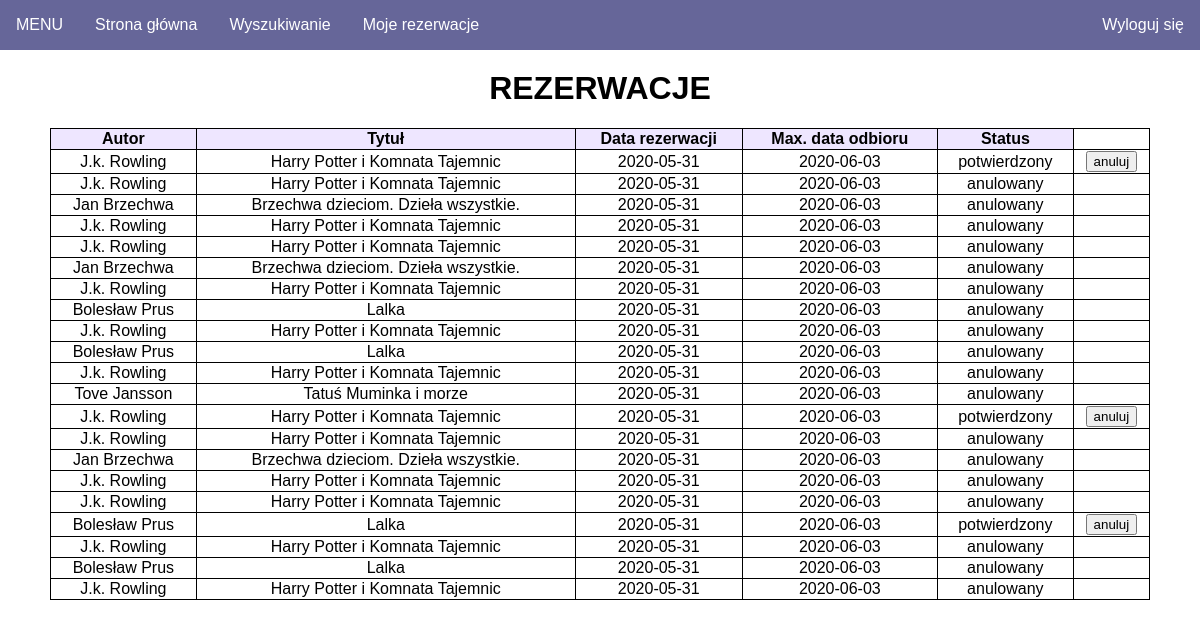
/aktualne_rezerwacje.php (signed in), run on the app's committed database.
### tables this page shows
CREATE TABLE `rezerwacje` (
  `id` int(10) NOT NULL,
  `data_odbioru` date DEFAULT NULL,
  `data_rezerwacji` date NOT NULL,
  `id_osoba` int(11) NOT NULL,
  `id_status` int(11) NOT NULL,
  `id_egzemplarza` int(11) NOT NULL
);

CREATE TABLE `pozycje` (
  `ISBN` bigint(13) NOT NULL,
  `tytul` varchar(75) NOT NULL,
  `opis` varchar(255) DEFAULT NULL,
  `rok_wydania` int(4) NOT NULL,
  `ilosc_stron` int(10) NOT NULL,
  `id_wydawnictwo` int(11) NOT NULL,
  `rodzaj` varchar(50) NOT NULL
);

CREATE TABLE `statusy` (
  `id` int(10) NOT NULL,
  `nazwa` varchar(25) NOT NULL,
  `kategoria` varchar(25) NOT NULL
);

### aktualne_rezerwacje.php (the view, shortened to what this page needs)
<?php
		require_once "connect.php";
		$polaczenie=@new mysqli($host, $db_user, $db_password, $db_name);
		$id=$_SESSION['id'];
		$sql  = @$polaczenie->query("SELECT rezerwacje.id as id_rezerwacji, id_osoba, data_rezerwacji, data_odbioru, nazwa, tytul, CONCAT(imie,' ', nazwisko) as autor FROM rezerwacje JOIN statusy ON rezerwacje.id_status=statusy.id JOIN egzemplarze ON rezerwacje.id_egzemplarza=egzemplarze.id JOIN pozycje ON egzemplarze.pozycja_id=pozycje.ISBN JOIN pozycje_autorzy ON pozycje.ISBN=pozycje_autorzy.ISBN JOIN autorzy ON pozycje_autorzy.autor=autorzy.id WHERE id_osoba='$id' ORDER BY data_rezerwacji DESC");
?>
<!DOCTYPE HTML>
<html lang='pl'>
<head>
	<link rel="stylesheet" href="style2.css"></link>
</head>
</head>
<body>
<ul>
<li><a class="noclick">MENU</a></li>
<li><a href="panel.php">Strona główna</a></li>
<li><a href="wyszukiwanie.php">Wyszukiwanie</a></li>
<li><a href="aktualne_rezerwacje.php">Moje rezerwacje</a></li>
<li><a href="wyloguj.php">Wyloguj się</a></li>
</ul>
<h1>REZERWACJE</h1>
<table style="width:1100px">
  <tr>
    <th>Autor</th>
    <th>Tytuł</th>
    <th>Data rezerwacji</th>
		<th>Max. data odbioru</th>
		<th>Status</th>
  </tr>
	<?php
	if ($sql->num_rows > 0)
	{
		while ($data = $sql->fetch_assoc())
		{
			if($data['nazwa']=='potwierdzony')
			{
				array_push($_SESSION['rezerwacje_potwierdzone'], $data['id_rezerwacji']);
				echo "<tr><td>".$data['autor']."</td><td>".$data['tytul']."</td><td>".$data['data_rezerwacji']."</td><td>".$data['data_odbioru']."</td><td>".$data['nazwa']."</td><td>".'<form method="post" action="anulowanie.php"><input type="submit" name="'.$data['id_rezerwacji'].'" value="anuluj"></form>'."</td></tr>";
				continue;
			}
			if($data['nazwa']=='niepotwierdzony')
			{
				array_push($_SESSION['rezerwacje_niepotwierdzone'], $data['id_rezerwacji']);
				echo "<tr><td>".$data['autor']."</td><td>".$data['tytul']."</td><td>".$data['data_rezerwacji']."</td><td>".$data['data_odbioru']."</td><td>".$data['nazwa']."</td><td>".'<form method="post" action="anulowanie.php"><input type="submit" name="'.$data['id_rezerwacji'].'" value="potwierdź"></form>'."</td></tr>";
				continue;
			}
			else
			{
				echo "<tr><td>".$data['autor']."</td><td>".$data['tytul']."</td><td>".$data['data_rezerwacji']."</td><td>".$data['data_odbioru']."</td><td>".$data['nazwa']."</td><td></td></tr>";
			}
		}
		echo "</table>";
	}
	else {
		echo "<div class='myDiv2'>";
		echo "Brak historii rezerwacji";
		echo "</div>";
	}
	?>
</body>
</html>

### style2.css (style rules this page uses)
body { margin: 0; padding: 0; font-family: sans-serif; background: white; }

### aktualne_rezerwacje.php (style rules this page uses)
ul { list-style-type: none; margin: 0; padding: 0; overflow: hidden; background-color: #666699; }
li { float: left; }
li a { display: block; color: white; text-align: center; padding: 16px; text-decoration: none; }
li:last-child { float: right; }
table, td, th { border: 1px solid black; border-collapse: collapse; margin-left: auto; margin-right: auto; margin-top: auto; text-align: center; }
th { background-color: #eee6ff; }
h1 { margin-left: auto; margin-right: auto; margin-top: 20px; text-align: center; }

### data on the page
rezerwacje: autor "J.k. Rowling", pozycje.tytul "Harry Potter i Komnata Tajemnic", data_rezerwacji "2020-05-31", data_odbioru "2020-06-03", statusy.nazwa "potwierdzony"
rezerwacje: autor "J.k. Rowling", pozycje.tytul "Harry Potter i Komnata Tajemnic", data_rezerwacji "2020-05-31", data_odbioru "2020-06-03", statusy.nazwa "anulowany"
rezerwacje: autor "Jan Brzechwa", pozycje.tytul "Brzechwa dzieciom. Dzieła wszystkie.", data_rezerwacji "2020-05-31", data_odbioru "2020-06-03", statusy.nazwa "anulowany"
rezerwacje: autor "J.k. Rowling", pozycje.tytul "Harry Potter i Komnata Tajemnic", data_rezerwacji "2020-05-31", data_odbioru "2020-06-03", statusy.nazwa "anulowany"
rezerwacje: autor "J.k. Rowling", pozycje.tytul "Harry Potter i Komnata Tajemnic", data_rezerwacji "2020-05-31", data_odbioru "2020-06-03", statusy.nazwa "anulowany"
rezerwacje: autor "Jan Brzechwa", pozycje.tytul "Brzechwa dzieciom. Dzieła wszystkie.", data_rezerwacji "2020-05-31", data_odbioru "2020-06-03", statusy.nazwa "anulowany"
rezerwacje: autor "J.k. Rowling", pozycje.tytul "Harry Potter i Komnata Tajemnic", data_rezerwacji "2020-05-31", data_odbioru "2020-06-03", statusy.nazwa "anulowany"
rezerwacje: autor "Bolesław Prus", pozycje.tytul "Lalka", data_rezerwacji "2020-05-31", data_odbioru "2020-06-03", statusy.nazwa "anulowany"
rezerwacje: autor "J.k. Rowling", pozycje.tytul "Harry Potter i Komnata Tajemnic", data_rezerwacji "2020-05-31", data_odbioru "2020-06-03", statusy.nazwa "anulowany"
rezerwacje: autor "Bolesław Prus", pozycje.tytul "Lalka", data_rezerwacji "2020-05-31", data_odbioru "2020-06-03", statusy.nazwa "anulowany"
rezerwacje: autor "J.k. Rowling", pozycje.tytul "Harry Potter i Komnata Tajemnic", data_rezerwacji "2020-05-31", data_odbioru "2020-06-03", statusy.nazwa "anulowany"
rezerwacje: autor "Tove Jansson", pozycje.tytul "Tatuś Muminka i morze", data_rezerwacji "2020-05-31", data_odbioru "2020-06-03", statusy.nazwa "anulowany"
rezerwacje: autor "J.k. Rowling", pozycje.tytul "Harry Potter i Komnata Tajemnic", data_rezerwacji "2020-05-31", data_odbioru "2020-06-03", statusy.nazwa "potwierdzony"
rezerwacje: autor "J.k. Rowling", pozycje.tytul "Harry Potter i Komnata Tajemnic", data_rezerwacji "2020-05-31", data_odbioru "2020-06-03", statusy.nazwa "anulowany"
rezerwacje: autor "Jan Brzechwa", pozycje.tytul "Brzechwa dzieciom. Dzieła wszystkie.", data_rezerwacji "2020-05-31", data_odbioru "2020-06-03", statusy.nazwa "anulowany"
rezerwacje: autor "J.k. Rowling", pozycje.tytul "Harry Potter i Komnata Tajemnic", data_rezerwacji "2020-05-31", data_odbioru "2020-06-03", statusy.nazwa "anulowany"
rezerwacje: autor "J.k. Rowling", pozycje.tytul "Harry Potter i Komnata Tajemnic", data_rezerwacji "2020-05-31", data_odbioru "2020-06-03", statusy.nazwa "anulowany"
rezerwacje: autor "Bolesław Prus", pozycje.tytul "Lalka", data_rezerwacji "2020-05-31", data_odbioru "2020-06-03", statusy.nazwa "potwierdzony"
rezerwacje: autor "J.k. Rowling", pozycje.tytul "Harry Potter i Komnata Tajemnic", data_rezerwacji "2020-05-31", data_odbioru "2020-06-03", statusy.nazwa "anulowany"
rezerwacje: autor "Bolesław Prus", pozycje.tytul "Lalka", data_rezerwacji "2020-05-31", data_odbioru "2020-06-03", statusy.nazwa "anulowany"
rezerwacje: autor "J.k. Rowling", pozycje.tytul "Harry Potter i Komnata Tajemnic", data_rezerwacji "2020-05-31", data_odbioru "2020-06-03", statusy.nazwa "anulowany"
